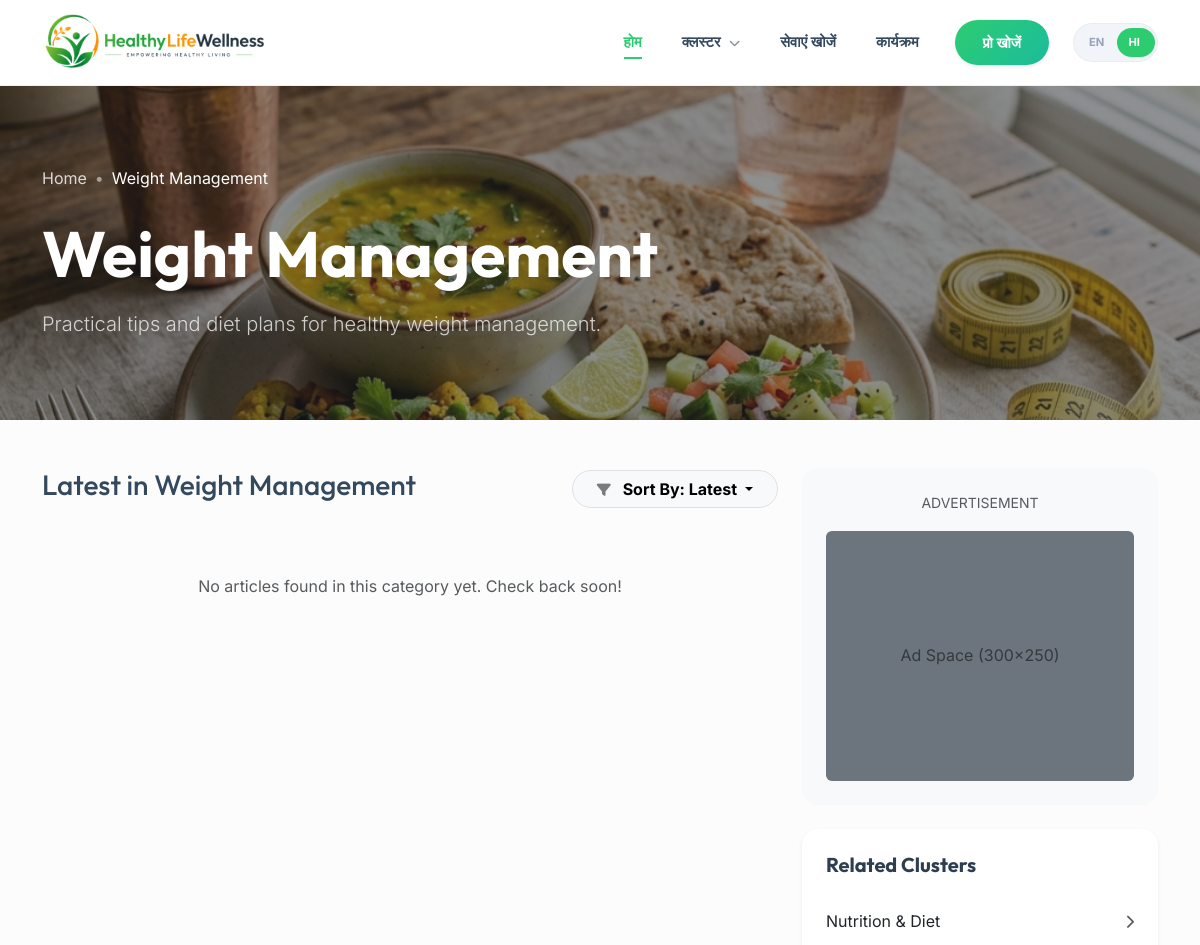
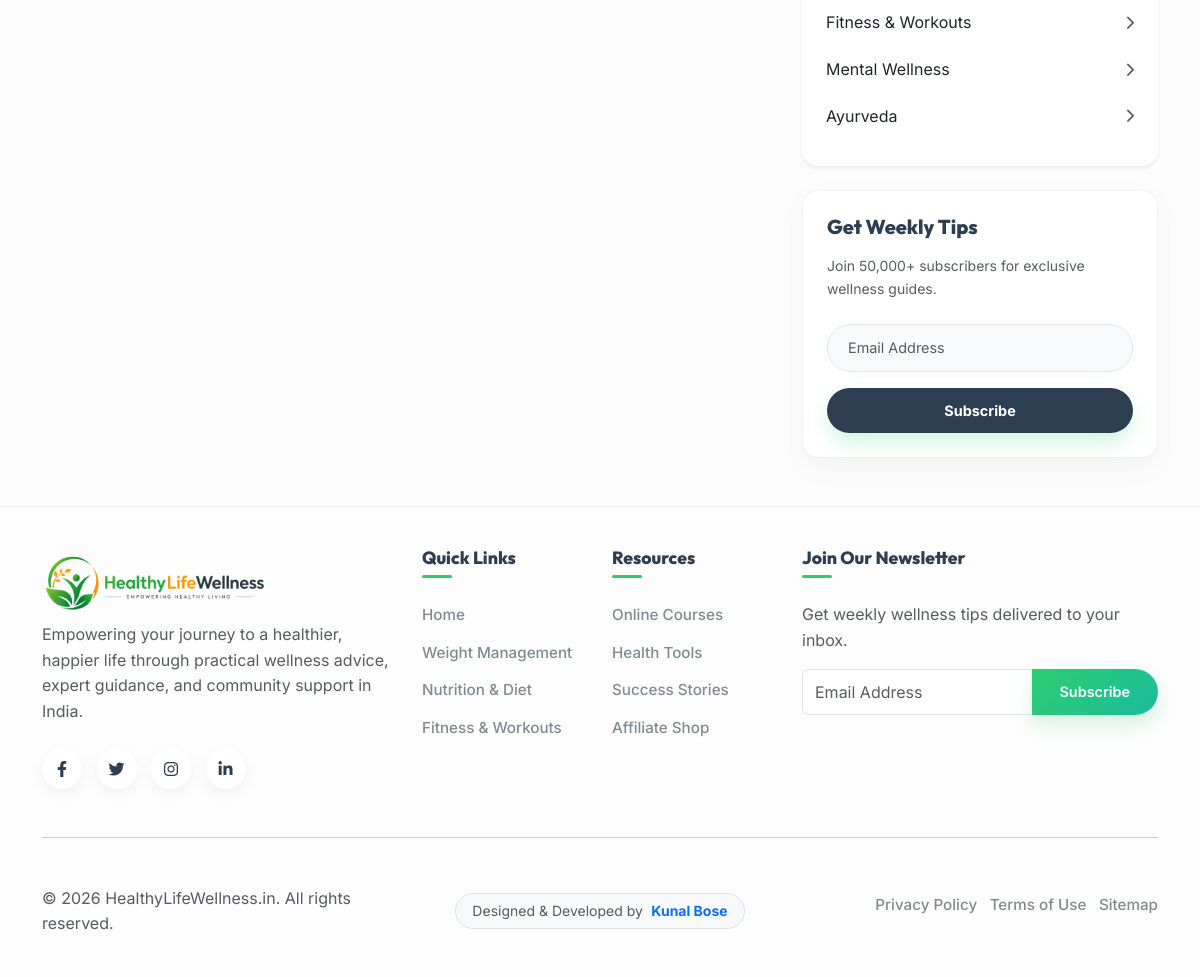
Page /category.php?lang=hi on the committed database (2 pictures, top to bottom).
### tables this page shows
CREATE TABLE IF NOT EXISTS categories (
    id INT AUTO_INCREMENT PRIMARY KEY,
    name VARCHAR(255) NOT NULL,
    slug VARCHAR(255) NOT NULL UNIQUE,
    description TEXT,
    image VARCHAR(255),
    created_at TIMESTAMP DEFAULT CURRENT_TIMESTAMP
);

### category.php (the view, shortened to what this page needs)
<?php
require_once 'includes/config.php';
$slug = isset($_GET['slug']) ? $_GET['slug'] : 'weight-loss';
$cat = null;
if ($pdo) {
    $stmt = $pdo->prepare("SELECT * FROM categories WHERE slug = ?");
    $stmt->execute([$slug]);
    $cat = $stmt->fetch();
}
include 'includes/header.php';
$cat_img = !empty($cat['image']) ? $cat['image'] : 'assets/img/' . $cat['slug'] . '.png';
?>
<div class="category-header position-relative overflow-hidden py-5 mb-5" style="background: url('<?php echo $cat_img; ?>') no-repeat center center; background-size: cover;">
    <div class="position-absolute top-0 start-0 w-100 h-100 bg-dark opacity-50"></div>
    <div class="container position-relative z-index-1 py-5 text-white">
        <nav aria-label="breadcrumb">
            <ol class="breadcrumb mb-4">
                <li class="breadcrumb-item"><a href="index.php" class="text-white">Home</a></li>
                <li class="breadcrumb-item active text-white" aria-current="page"><?php echo $cat['name']; ?></li>
            </ol>
        </nav>
        <h1 class="display-3 fw-bold mb-3 text-white"><?php echo $cat['name']; ?></h1>
        <p class="lead opacity-75 mb-0 text-white" style="max-width: 600px;"><?php echo $cat['description']; ?></p>
    </div>
</div>
<div class="container mb-5">
    <div class="row">
        <div class="col-lg-8">
            <div class="d-flex justify-content-between align-items-center mb-4">
                <h2 class="h3">Latest in <?php echo $cat['name']; ?></h2>
                <div class="dropdown">
                    <button class="btn btn-light border rounded-pill px-4 fw-bold dropdown-toggle" type="button" data-bs-toggle="dropdown">
                        <i class="fas fa-filter me-2 small opacity-50"></i> Sort By: Latest
                    </button>
                </div>
            </div>
            <div class="row g-4">
                <?php
                $stmt = $pdo->prepare("SELECT * FROM posts WHERE category_id = ? AND status = 'published' ORDER BY created_at DESC");
                $stmt->execute([$cat['id']]);
                $posts = $stmt->fetchAll();
                if (count($posts) > 0):
                    foreach($posts as $post):
                        $p_img = !empty($post['image']) ? $post['image'] : $cat_img;
                ?>
                <div class="col-12" data-aos="fade-up">
                    <div class="card border-0 shadow-sm rounded-4 overflow-hidden mb-4 post-horizontal hover-lift">
                        <div class="row g-0">
                            <div class="col-md-4">
                                <div class="h-100 min-vh-25">
                                    <img src="<?php echo $p_img; ?>" class="img-fluid h-100 w-100" style="object-fit: cover;" alt="<?php echo $post['title']; ?>">
                                </div>
                            </div>
                            <div class="col-md-8">
                                <div class="card-body p-4">
                                    <div class="mb-2">
                                        <span class="badge bg-primary-light text-primary rounded-pill">Expert Article</span>
                                        <small class="text-muted ms-2"><i class="far fa-clock me-1"></i> <?php echo date('M j, Y', strtotime($post['created_at'])); ?></small>
                                    </div>
                                    <h3 class="h4 mb-3 fw-bold"><a href="post.php?slug=<?php echo $post['slug']; ?>" class="text-dark"><?php echo $post['title']; ?></a></h3>
                                    <p class="text-muted mb-4"><?php echo substr(strip_tags($post['content']), 0, 150) . '...'; ?></p>
                                    <div class="d-flex align-items-center justify-content-between">
                                        <div class="d-flex align-items-center">
                                            <img src="https://i.pravatar.cc/150?u=4" class="rounded-circle me-2" width="35" height="35" alt="Author">
                                            <span class="small fw-bold">Expert Contributor</span>
                                        </div>
                                        <a href="post.php?slug=<?php echo $post['slug']; ?>" class="btn btn-outline-primary btn-sm rounded-pill px-3 fw-bold">Read More <i class="fas fa-arrow-right ms-1 small"></i></a>
                                    </div>
                                </div>
                            </div>
                        </div>
                    </div>
                </div>
                <?php endforeach; else: ?>
                <div class="col-12 text-center py-5">
                    <p class="text-muted">No articles found in this category yet. Check back soon!</p>
                </div>
                <?php endif; ?>
            </div>
        </div>
        <div class="col-lg-4">
            <div class="sticky-top" style="top: 100px;">
                <div class="card border-0 bg-light p-4 mb-4 text-center rounded-4">
                    <small class="text-muted d-block mb-3">ADVERTISEMENT</small>
                    <div class="bg-secondary opacity-10 rounded" style="height: 250px; display: flex; align-items: center; justify-content: center;">
                        <span class="text-muted">Ad Space (300x250)</span>
                    </div>
                </div>
                <div class="card border-0 shadow-sm rounded-4 p-4 mb-4">
                    <h5 class="mb-4">Related Clusters</h5>
                    <div class="list-group list-group-flush">
                        <?php
                        $stmt = $pdo->query("SELECT * FROM categories");
                        $all_cats = $stmt->fetchAll();
                        foreach($all_cats as $c): if($c['slug'] == $slug) continue; ?>
                        <a href="category.php?slug=<?php echo $c['slug']; ?>" class="list-group-item list-group-item-action border-0 px-0 d-flex justify-content-between align-items-center">
                            <?php echo $c['name']; ?>
                            <i class="fas fa-chevron-right small text-muted"></i>
                        </a>
                        <?php endforeach; ?>
                    </div>
                </div>
                <div class="card card-newsletter p-4 rounded-4">
                    <h5 class="mb-3">Get Weekly Tips</h5>
                    <p class="small text-muted mb-4">Join 50,000+ subscribers for exclusive wellness guides.</p>
                    <form>
                        <input type="email" class="form-control rounded-pill mb-3 shadow-none" placeholder="Email Address">
                        <button class="btn btn-primary w-100 rounded-pill">Subscribe</button>
                    </form>
                </div>
            </div>
        </div>
    </div>
</div>
<?php include 'includes/footer.php'; ?>

### includes/footer.php (shortened to what this page needs)
<footer class="footer py-5 mt-5">
    <div class="container">
        <div class="row g-4">
            <div class="col-lg-4">
                <a class="navbar-brand mb-4 d-block" href="<?php echo SITE_URL; ?>index.php">
                    <img src="<?php echo SITE_URL; ?>assets/img/logo.png" alt="HealthyLifeWellness Logo" height="100">
                </a>
                <p class="text-muted">Empowering your journey to a healthier, happier life through practical wellness advice, expert guidance, and community support in India.</p>
                <div class="social-links mt-4">
                    <a href="#"><i class="fab fa-facebook-f"></i></a>
                    <a href="#"><i class="fab fa-twitter"></i></a>
                    <a href="#"><i class="fab fa-instagram"></i></a>
                    <a href="#"><i class="fab fa-linkedin-in"></i></a>
                </div>
            </div>
            <div class="col-lg-2 col-md-4">
                <h5 class="mb-4">Quick Links</h5>
                <ul class="list-unstyled">
                    <li><a href="<?php echo SITE_URL; ?>">Home</a></li>
                    <?php
                    $stmt = $pdo->query("SELECT * FROM categories LIMIT 3");
                    $footer_cats = $stmt->fetchAll();
                    foreach($footer_cats as $fc):
                    ?>
                    <li><a href="<?php echo SITE_URL; ?>category.php?slug=<?php echo $fc['slug']; ?>"><?php echo $fc['name']; ?></a></li>
                    <?php endforeach; ?>
                </ul>
            </div>
            <div class="col-lg-2 col-md-4">
                <h5 class="mb-4">Resources</h5>
                <ul class="list-unstyled">
                    <li><a href="programs.php">Online Courses</a></li>
                    <li><a href="#">Health Tools</a></li>
                    <li><a href="#">Success Stories</a></li>
                    <li><a href="#">Affiliate Shop</a></li>
                </ul>
            </div>
            <div class="col-lg-4">
                <h5 class="mb-4">Join Our Newsletter</h5>
                <p class="text-muted">Get weekly wellness tips delivered to your inbox.</p>
                <form class="newsletter-form mt-3">
                    <div class="input-group mb-3">
                        <input type="email" class="form-control" placeholder="Email Address" required>
                        <button class="btn btn-primary" type="submit">Subscribe</button>
                    </div>
                </form>
            </div>
        </div>
        <hr class="my-5">
        <div class="row align-items-center">
            <div class="col-md-4 text-center text-md-start">
                <p class="mb-0 text-muted">&copy; 2026 HealthyLifeWellness.in. All rights reserved.</p>
            </div>
            <div class="col-md-4 text-center">
                <div class="developer-badge d-inline-block px-3 py-1 rounded-pill bg-light border">
                    <span class="text-muted small">Designed & Developed by</span>
                    <a href="https://builtbykunal.online" target="_blank" class="fw-bold text-primary text-decoration-none small ms-1">Kunal Bose</a>
                </div>
            </div>
            <div class="col-md-4 text-center text-md-end">
                <ul class="list-inline mb-0 footer-bottom-links">
                    <li class="list-inline-item"><a href="#">Privacy Policy</a></li>
                    <li class="list-inline-item"><a href="#">Terms of Use</a></li>
                    <li class="list-inline-item"><a href="#">Sitemap</a></li>
                </ul>
            </div>
        </div>
    </div>
</footer>
</body>
</html>

### assets/css/style.css (style rules this page uses)
:root { --primary-color: #2ecc71; --primary-dark: #27ae60; --secondary-color: #f39c12; --accent-color: #e67e22; --dark-color: #2c3e50; --light-color: #f8f9fa; --white: #ffffff; --text-main: #34495e; --text-muted: #7f8c8d; --bg-gradient: linear-gradient(135deg, #fdfbfb 0%, #ebedee 100%); --premium-gradient: linear-gradient(135deg, #2ecc71 0%, #1abc9c 100%); --card-shadow: 0 10px 30px rgba(0,0,0,0.05); --card-hover-shadow: 0 15px 45px rgba(46, 204, 113, 0.15); --glass-bg: rgba(255, 255, 255, 0.8); }
body { font-family: 'Inter', sans-serif; color: var(--text-main); background-color: #fcfcfc; overflow-x: hidden; line-height: 1.6; }
section, .py-5 { padding-top: 40px !important; padding-bottom: 40px !important; }
a { text-decoration: none; color: inherit; transition: all 0.3s ease; }
h1, h2, h3, h4, h5, h6 { font-family: 'Outfit', sans-serif; font-weight: 700; color: var(--dark-color); }
.navbar-brand { padding: 0 !important; margin: 0 !important; display: flex; align-items: center; }
.navbar-brand img { height: 75px; width: auto; display: block; }
.btn-primary { background: var(--premium-gradient); border: none; padding: 12px 28px; border-radius: 50px; font-weight: 600; font-size: 0.9rem; box-shadow: 0 10px 20px rgba(46, 204, 113, 0.2); transition: all 0.3s ease; }
.breadcrumb-item + .breadcrumb-item::before { color: rgba(255, 255, 255, 0.5); content: "•"; }
.breadcrumb a { opacity: 0.8; transition: opacity 0.3s; }
.footer { background: #fdfdfd; border-top: 1px solid rgba(0,0,0,0.05); }
.social-links a { width: 40px; height: 40px; display: inline-flex; align-items: center; justify-content: center; background: var(--white); border-radius: 50%; margin-right: 10px; color: var(--dark-color); box-shadow: 0 5px 15px rgba(0,0,0,0.05); transition: all 0.3s ease; }
.footer h5 { font-size: 1.1rem; font-weight: 800; color: var(--dark-color); margin-bottom: 1.5rem !important; position: relative; padding-bottom: 10px; }
.footer h5::after { content: ''; position: absolute; bottom: 0; left: 0; width: 30px; height: 3px; background: var(--primary-color); border-radius: 50px; }
.footer ul li { margin-bottom: 12px; }
.footer ul li a { color: var(--text-muted); font-weight: 500; font-size: 0.95rem; transition: all 0.3s ease; display: inline-block; }
.footer-bottom-links a { color: var(--text-muted); text-decoration: none; font-size: 0.9rem; transition: color 0.3s ease; }
.card-newsletter { background: #fff; border: 1px solid rgba(0,0,0,0.05); box-shadow: 0 10px 30px rgba(0,0,0,0.04); }
.card-newsletter h5 { font-weight: 800; }
.card-newsletter .form-control { background: #f8fafc; border: 1px solid #e2e8f0; padding: 12px 20px; font-size: 0.9rem; color: #334155; }
.card-newsletter .btn { padding: 12px; font-weight: 700; background: var(--dark-color); color: #fff; border: none; transition: all 0.3s ease; }
.list-group-item-action { transition: all 0.3s ease; border-radius: 12px !important; margin-bottom: 5px; }

### rows in the picture
categories: image+slug (picture), name "Weight Management", description "Practical tips and diet plans for healthy weight management."
categories: name "Nutrition & Diet"
categories: name "Fitness & Workouts"
categories: name "Mental Wellness"
categories: name "Ayurveda"

### other values in the picture
$t['home'] "होम"
$t['clusters'] "क्लस्टर"
$t['services'] "सेवाएं खोजें"
$t['programs'] "कार्यक्रम"
$t['find_pro'] "प्रो खोजें"
